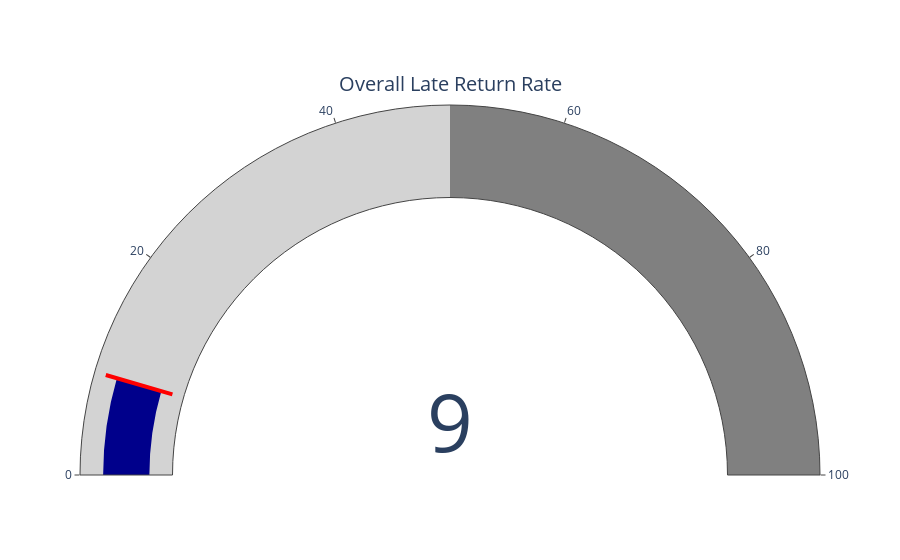

Notebook cell for this chart:
### Markdown cell above
# Visualization

### Code cell
import pandas as pd
import matplotlib.pyplot as plt
import seaborn as sns
import plotly.graph_objects as go

palette = 'crest'

# Overall Late Return Rate
fig = go.Figure(go.Indicator(
    mode='gauge+number',
    value=overall_late_rate * 100,
    title={'text': 'Overall Late Return Rate'},
    gauge={
        'axis': {'range': [None, 100]},
        'bar': {'color': 'darkblue'},
        'steps': [{'range': [0, 50], 'color': 'lightgray'},
                  {'range': [50, 100], 'color': 'gray'}],
        'threshold': {'line': {'color': 'red', 'width': 4}, 'thickness': 0.75, 'value': overall_late_rate * 100}
    }
))
# Remove grid lines from Plotly chart
fig.update_layout(
    xaxis_showgrid=False,
    yaxis_showgrid=False
)
fig.show()


# Bar chart for Late Return Rate by Library
plt.figure(figsize=(10, 6))
sns.barplot(x=library_late_rate.index, y=library_late_rate.values, palette=palette)
plt.xlabel('Library')
plt.ylabel('Late Return Rate (%)')
plt.title('Late Return Rate by Library')
plt.xticks(rotation=90)
for i, value in enumerate(library_late_rate.values):
    plt.text(i, value + 0.5, f'{value:.1f}%', ha='center', va='bottom', fontsize=10, color='black', weight='bold')
# Remove grid lines from Matplotlib chart
plt.grid(False)
plt.show()





# Bar chart for Average Number of Days Late by Library
plt.figure(figsize=(10, 6))
sns.barplot(x=average_days_late_by_library.index, y=average_days_late_by_library.values, palette=palette)
plt.xlabel('Library')
plt.ylabel('Average Number of Days Late')
plt.title('Average Number of Days Late by Library')
plt.xticks(rotation=90)
for i, value in enumerate(average_days_late_by_library.values):
    plt.text(i, value + 0.2, f'{value:.1f}', ha='center', va='bottom', fontsize=10, color='black', weight='bold')
# Remove grid lines from Matplotlib chart
plt.grid(False)
plt.show()

# Pie chart for Late Return Rate by Book Category
top_categories = top_categories[top_categories > 0]
plt.figure(figsize=(10, 10))
plt.pie(top_categories.values, labels=top_categories.index, autopct='%1.1f%%', colors=sns.color_palette(palette), startangle=140)
plt.title('Top 10 Late Return Rates by Book Category')
plt.show()

# Plot late return rate by gender
# Let's assume that 'on_time' is derived from 'is_late'
merged_data['on_time'] = ~merged_data['is_late']
# Group by gender and calculate the mean percentage
gender_data = merged_data.groupby('gender')[['is_late', 'on_time']].mean() * 100
# Define colors from the Seaborn palette
colors = sns.color_palette(palette, n_colors=2)
# Plot stacked bar chart
ax = gender_data.plot(kind='bar', stacked=True, color=colors, figsize=(10, 6))
# Remove grid lines
ax.grid(False)
# Add annotations to show percentages
for i, (late, on_time) in enumerate(zip(gender_data['is_late'], gender_data['on_time'])):
    total = late + on_time
    late_percent = late
    on_time_percent = on_time
    # Add text for late percentage
    ax.text(i, late / 2, f'{late:.1f}%', ha='center', va='center', color='white', fontsize=10, weight='bold')
    # Add text for on-time percentage
    ax.text(i, late + on_time / 2, f'{on_time:.1f}%', ha='center', va='center', color='black', fontsize=10, weight='bold')
# Labels and title
plt.ylabel('Percentage')
plt.title('Late vs On-Time Return Rate by Gender')
plt.xticks(rotation=45)
plt.tight_layout()
plt.show()

# Plot late return rate by education level
plt.figure(figsize=(12, 8))
sns.barplot(x=late_return_by_education.index, y=late_return_by_education.values, palette=palette)
plt.xlabel('Education Level')
plt.ylabel('Late Return Rate (%)')
plt.title('Late Return Rate by Education Level')
plt.xticks(rotation=45)
plt.tight_layout()
for i, value in enumerate(late_return_by_education.values):
    plt.text(i, value + 0.5, f'{value:.1f}%', ha='center', va='bottom', fontsize=10, color='black', weight='bold')
# Remove grid lines from Matplotlib chart
plt.grid(False)
plt.show()

### Figure 1 — Plotly figure (JSON) as saved in the notebook; plotly's stock layout.template omitted (floating-point values rounded to 4 significant figures)
{"data": [{"gauge": {"axis": {"range": [null, 100]}, "bar": {"color": "darkblue"}, "steps": [{"color": "lightgray", "range": [0, 50]}, {"color": "gray", "range": [50, 100]}], "threshold": {"line": {"color": "red", "width": 4}, "thickness": 0.75, "value": 9}}, "mode": "gauge+number", "title": {"text": "Overall Late Return Rate"}, "type": "indicator", "value": 9}], "layout": {"autosize": true, "xaxis": {"showgrid": false}, "yaxis": {"showgrid": false}}}
